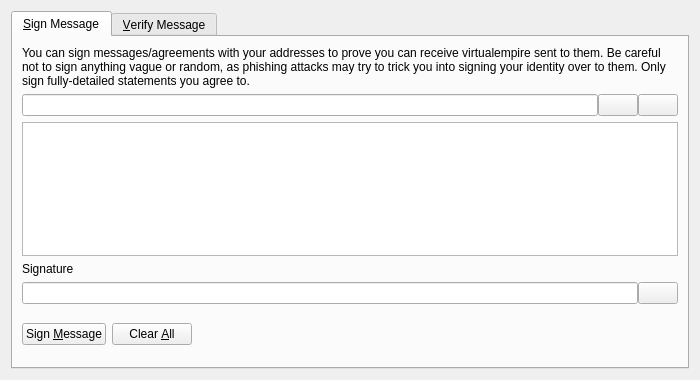
<?xml version="1.0" encoding="UTF-8"?>
<ui version="4.0">
 <class>SignVerifyMessageDialog</class>
 <widget class="QDialog" name="SignVerifyMessageDialog">
  <property name="geometry">
   <rect>
    <x>0</x>
    <y>0</y>
    <width>700</width>
    <height>380</height>
   </rect>
  </property>
  <property name="windowTitle">
   <string>Signatures - Sign / Verify a Message</string>
  </property>
  <property name="modal">
   <bool>true</bool>
  </property>
  <layout class="QVBoxLayout" name="verticalLayout">
   <item>
    <widget class="QTabWidget" name="tabWidget">
     <property name="currentIndex">
      <number>0</number>
     </property>
     <widget class="QWidget" name="tabSignMessage">
      <attribute name="title">
       <string>&amp;Sign Message</string>
      </attribute>
      <layout class="QVBoxLayout" name="verticalLayout_SM">
       <item>
        <widget class="QLabel" name="infoLabel_SM">
         <property name="text">
          <string>You can sign messages/agreements with your addresses to prove you can receive virtualempire sent to them. Be careful not to sign anything vague or random, as phishing attacks may try to trick you into signing your identity over to them. Only sign fully-detailed statements you agree to.</string>
         </property>
         <property name="textFormat">
          <enum>Qt::PlainText</enum>
         </property>
         <property name="wordWrap">
          <bool>true</bool>
         </property>
        </widget>
       </item>
       <item>
        <layout class="QHBoxLayout" name="horizontalLayout_1_SM">
         <property name="spacing">
          <number>0</number>
         </property>
         <item>
          <widget class="QValidatedLineEdit" name="addressIn_SM">
           <property name="toolTip">
            <string>The virtualempire address to sign the message with</string>
           </property>
          </widget>
         </item>
         <item>
          <widget class="QPushButton" name="addressBookButton_SM">
           <property name="toolTip">
            <string>Choose previously used address</string>
           </property>
           <property name="text">
            <string/>
           </property>
           <property name="icon">
            <iconset resource="../virtualempire.qrc">
             <normaloff>:/icons/address-book</normaloff>:/icons/address-book</iconset>
           </property>
           <property name="shortcut">
            <string>Alt+A</string>
           </property>
           <property name="autoDefault">
            <bool>false</bool>
           </property>
          </widget>
         </item>
         <item>
          <widget class="QPushButton" name="pasteButton_SM">
           <property name="toolTip">
            <string>Paste address from clipboard</string>
           </property>
           <property name="text">
            <string/>
           </property>
           <property name="icon">
            <iconset resource="../virtualempire.qrc">
             <normaloff>:/icons/editpaste</normaloff>:/icons/editpaste</iconset>
           </property>
           <property name="shortcut">
            <string>Alt+P</string>
           </property>
           <property name="autoDefault">
            <bool>false</bool>
           </property>
          </widget>
         </item>
        </layout>
       </item>
       <item>
        <widget class="QPlainTextEdit" name="messageIn_SM">
         <property name="toolTip">
          <string>Enter the message you want to sign here</string>
         </property>
        </widget>
       </item>
       <item>
        <widget class="QLabel" name="signatureLabel_SM">
         <property name="text">
          <string>Signature</string>
         </property>
         <property name="textFormat">
          <enum>Qt::PlainText</enum>
         </property>
        </widget>
       </item>
       <item>
        <layout class="QHBoxLayout" name="horizontalLayout_2_SM">
         <property name="spacing">
          <number>0</number>
         </property>
         <item>
          <widget class="QLineEdit" name="signatureOut_SM">
           <property name="font">
            <font>
             <italic>true</italic>
            </font>
           </property>
           <property name="readOnly">
            <bool>true</bool>
           </property>
          </widget>
         </item>
         <item>
          <widget class="QPushButton" name="copySignatureButton_SM">
           <property name="toolTip">
            <string>Copy the current signature to the system clipboard</string>
           </property>
           <property name="text">
            <string/>
           </property>
           <property name="icon">
            <iconset resource="../virtualempire.qrc">
             <normaloff>:/icons/editcopy</normaloff>:/icons/editcopy</iconset>
           </property>
           <property name="autoDefault">
            <bool>false</bool>
           </property>
          </widget>
         </item>
        </layout>
       </item>
       <item>
        <layout class="QHBoxLayout" name="horizontalLayout_3_SM">
         <item>
          <widget class="QPushButton" name="signMessageButton_SM">
           <property name="toolTip">
            <string>Sign the message to prove you own this virtualempire address</string>
           </property>
           <property name="text">
            <string>Sign &amp;Message</string>
           </property>
           <property name="icon">
            <iconset resource="../virtualempire.qrc">
             <normaloff>:/icons/edit</normaloff>:/icons/edit</iconset>
           </property>
           <property name="autoDefault">
            <bool>false</bool>
           </property>
          </widget>
         </item>
         <item>
          <widget class="QPushButton" name="clearButton_SM">
           <property name="toolTip">
            <string>Reset all sign message fields</string>
           </property>
           <property name="text">
            <string>Clear &amp;All</string>
           </property>
           <property name="icon">
            <iconset resource="../virtualempire.qrc">
             <normaloff>:/icons/remove</normaloff>:/icons/remove</iconset>
           </property>
           <property name="autoDefault">
            <bool>false</bool>
           </property>
          </widget>
         </item>
         <item>
          <spacer name="horizontalSpacer_1_SM">
           <property name="orientation">
            <enum>Qt::Horizontal</enum>
           </property>
           <property name="sizeHint" stdset="0">
            <size>
             <width>40</width>
             <height>48</height>
            </size>
           </property>
          </spacer>
         </item>
         <item>
          <widget class="QLabel" name="statusLabel_SM">
           <property name="font">
            <font>
             <weight>75</weight>
             <bold>true</bold>
            </font>
           </property>
           <property name="text">
            <string/>
           </property>
           <property name="wordWrap">
            <bool>true</bool>
           </property>
          </widget>
         </item>
         <item>
          <spacer name="horizontalSpacer_2_SM">
           <property name="orientation">
            <enum>Qt::Horizontal</enum>
           </property>
           <property name="sizeHint" stdset="0">
            <size>
             <width>40</width>
             <height>48</height>
            </size>
           </property>
          </spacer>
         </item>
        </layout>
       </item>
      </layout>
     </widget>
     <widget class="QWidget" name="tabVerifyMessage">
      <attribute name="title">
       <string>&amp;Verify Message</string>
      </attribute>
      <layout class="QVBoxLayout" name="verticalLayout_VM">
       <item>
        <widget class="QLabel" name="infoLabel_VM">
         <property name="text">
          <string>Enter the receiver's address, message (ensure you copy line breaks, spaces, tabs, etc. exactly) and signature below to verify the message. Be careful not to read more into the signature than what is in the signed message itself, to avoid being tricked by a man-in-the-middle attack. Note that this only proves the signing party receives with the address, it cannot prove sendership of any transaction!</string>
         </property>
         <property name="textFormat">
          <enum>Qt::PlainText</enum>
         </property>
         <property name="alignment">
          <set>Qt::AlignLeading|Qt::AlignLeft|Qt::AlignTop</set>
         </property>
         <property name="wordWrap">
          <bool>true</bool>
         </property>
        </widget>
       </item>
       <item>
        <layout class="QHBoxLayout" name="horizontalLayout_1_VM">
         <property name="spacing">
          <number>0</number>
         </property>
         <item>
          <widget class="QValidatedLineEdit" name="addressIn_VM">
           <property name="toolTip">
            <string>The virtualempire address the message was signed with</string>
           </property>
          </widget>
         </item>
         <item>
          <widget class="QPushButton" name="addressBookButton_VM">
           <property name="toolTip">
            <string>Choose previously used address</string>
           </property>
           <property name="text">
            <string/>
           </property>
           <property name="icon">
            <iconset resource="../virtualempire.qrc">
             <normaloff>:/icons/address-book</normaloff>:/icons/address-book</iconset>
           </property>
           <property name="shortcut">
            <string>Alt+A</string>
           </property>
           <property name="autoDefault">
            <bool>false</bool>
           </property>
          </widget>
         </item>
        </layout>
       </item>
       <item>
        <widget class="QPlainTextEdit" name="messageIn_VM"/>
       </item>
       <item>
        <widget class="QValidatedLineEdit" name="signatureIn_VM"/>
       </item>
       <item>
        <layout class="QHBoxLayout" name="horizontalLayout_2_VM">
         <item>
          <widget class="QPushButton" name="verifyMessageButton_VM">
           <property name="toolTip">
            <string>Verify the message to ensure it was signed with the specified virtualempire address</string>
           </property>
           <property name="text">
            <string>Verify &amp;Message</string>
           </property>
           <property name="icon">
            <iconset resource="../virtualempire.qrc">
             <normaloff>:/icons/transaction_0</normaloff>:/icons/transaction_0</iconset>
           </property>
           <property name="autoDefault">
            <bool>false</bool>
           </property>
          </widget>
         </item>
         <item>
          <widget class="QPushButton" name="clearButton_VM">
           <property name="toolTip">
            <string>Reset all verify message fields</string>
           </property>
           <property name="text">
            <string>Clear &amp;All</string>
           </property>
           <property name="icon">
            <iconset resource="../virtualempire.qrc">
             <normaloff>:/icons/remove</normaloff>:/icons/remove</iconset>
           </property>
           <property name="autoDefault">
            <bool>false</bool>
           </property>
          </widget>
         </item>
         <item>
          <spacer name="horizontalSpacer_1_VM">
           <property name="orientation">
            <enum>Qt::Horizontal</enum>
           </property>
           <property name="sizeHint" stdset="0">
            <size>
             <width>40</width>
             <height>48</height>
            </size>
           </property>
          </spacer>
         </item>
         <item>
          <widget class="QLabel" name="statusLabel_VM">
           <property name="font">
            <font>
             <weight>75</weight>
             <bold>true</bold>
            </font>
           </property>
           <property name="text">
            <string/>
           </property>
           <property name="wordWrap">
            <bool>true</bool>
           </property>
          </widget>
         </item>
         <item>
          <spacer name="horizontalSpacer_2_VM">
           <property name="orientation">
            <enum>Qt::Horizontal</enum>
           </property>
           <property name="sizeHint" stdset="0">
            <size>
             <width>40</width>
             <height>48</height>
            </size>
           </property>
          </spacer>
         </item>
        </layout>
       </item>
      </layout>
     </widget>
    </widget>
   </item>
  </layout>
 </widget>
 <customwidgets>
  <customwidget>
   <class>QValidatedLineEdit</class>
   <extends>QLineEdit</extends>
   <header>qvalidatedlineedit.h</header>
  </customwidget>
 </customwidgets>
 <resources>
  <include location="../virtualempire.qrc"/>
 </resources>
 <connections/>
</ui>
